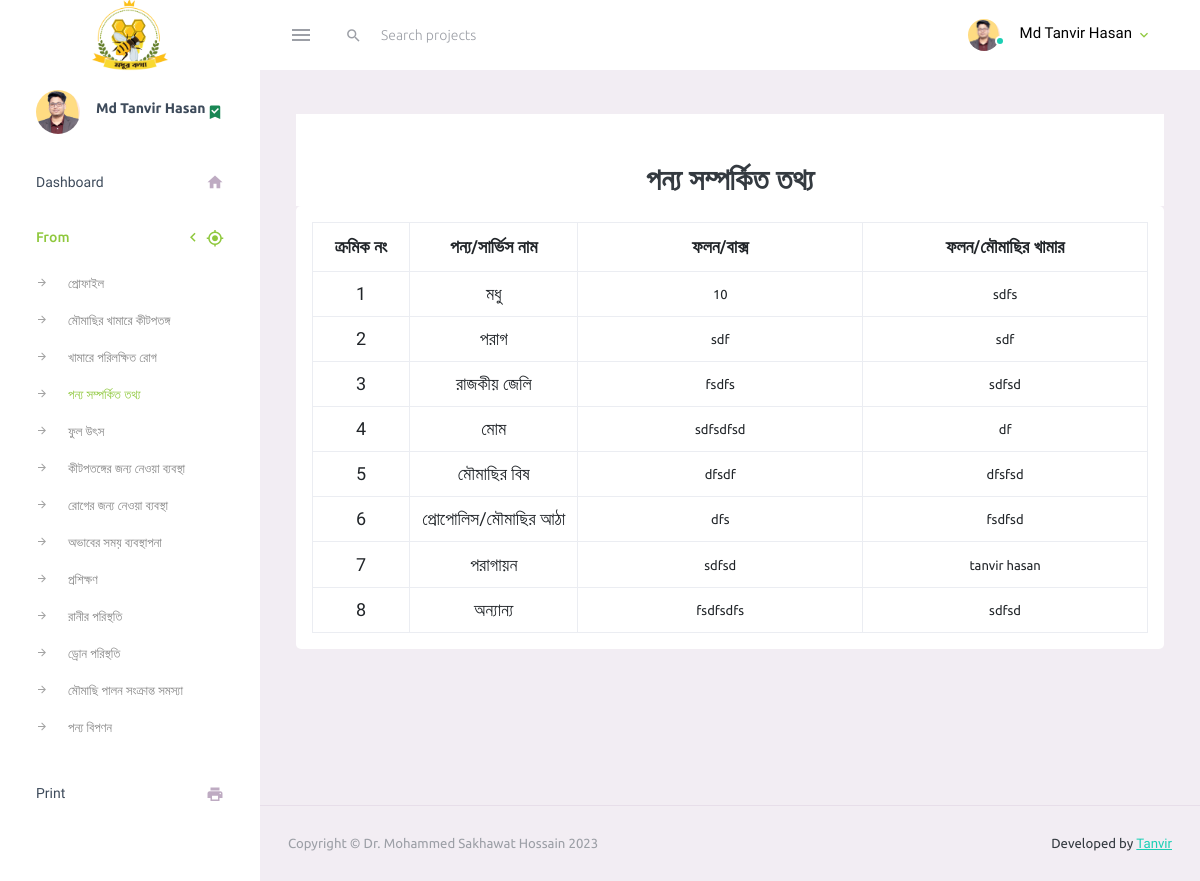
Screenshot of /product_info17.php (signed in) with the database file from the repository.
### tables this page shows
CREATE TABLE `product_info_17` (
  `id` int(10) NOT NULL,
  `user_id` int(10) NOT NULL,
  `product_services` varchar(255) NOT NULL,
  `box_ruselt` varchar(255) NOT NULL,
  `result_khamarer` varchar(255) NOT NULL
);

### config/function.php (called while the page is built, shortened)
<?php
function SelectData($TableName, $moresql){
    global $conn;
    $sql = "SELECT * FROM $TableName $moresql";
    $select = mysqli_query($conn, $sql);
    return $select;
}
?>

### product_info17.php (the view, shortened to what this page needs)
<?php
require_once "inc/header.php";
?>
<div class="row justify-content-md-center">
    <div class="col-12">
        <div class="text-center bg-white table-title">
            <h2 class="p-2 m-0 pt-5">পন্য সম্পর্কিত তথ্য</h2>
        </div>
        <div class="card p-3 form_tabkle">
            <form action="" method="post">
                <table class="table table-bordered">
                    <tr>
                        <th>ক্রমিক নং</th>
                        <th>পন্য/সার্ভিস নাম</th>
                        <th>ফলন/বাক্স</th>
                        <th>ফলন/মৌমাছির খামার</th>
                    </tr>
                    <?php
                    $i = 1;
                    $data = SelectData('product_info_17', "WHERE user_id='$id_user'");
                    while ($row = $data->fetch_object()) { ?>
                        <tr>
                            <td><?= $i++; ?></td>
                            <td><?= $row->product_services ?></td>
                            <td><input type="text" id="box_ruselt_<?php echo $row->id ?>" value="<?= $row->box_ruselt ?>" class="form-control"></td>
                            <td><input type="text" id="result_khamarer_<?php echo $row->id ?>" value="<?= $row->result_khamarer ?>" class="form-control"></td>
                        </tr>
                    <?php } ?>
                </table>
            </form>
        </div>
    </div>
</div>
<?php require_once "inc/footer.php" ?>

### rows the page displays
product_info_17: product_services "মধু", box_ruselt "10", result_khamarer "sdfs"
product_info_17: product_services "পরাগ", box_ruselt "sdf", result_khamarer "sdf"
product_info_17: product_services "রাজকীয় জেলি", box_ruselt "fsdfs", result_khamarer "sdfsd"
product_info_17: product_services "মোম", box_ruselt "sdfsdfsd", result_khamarer "df"
product_info_17: product_services "মৌমাছির বিষ", box_ruselt "dfsdf", result_khamarer "dfsfsd"
product_info_17: product_services "প্রোপোলিস/মৌমাছির আঠা", box_ruselt "dfs", result_khamarer "fsdfsd"
product_info_17: product_services "পরাগায়ন", box_ruselt "sdfsd", result_khamarer "tanvir hasan"
product_info_17: product_services "অন্যান্য", box_ruselt "fsdfsdfs", result_khamarer "sdfsd"

### other values shown
UserData($userid, 'name') "Md Tanvir Hasan"
